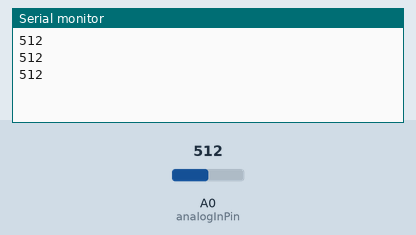
Simulated run of this sketch. Board: Arduino Uno, built with avr-gcc and run on an emulated ATmega328P. Parts: the last lines printed to the serial monitor. The test bench sets the inputs (shaded band); at power-on: A0 (analogInPin) = 512.

Above: at 1.3 s.
1.4 s: A0 (analogInPin) set to 716
At 1.9 s:
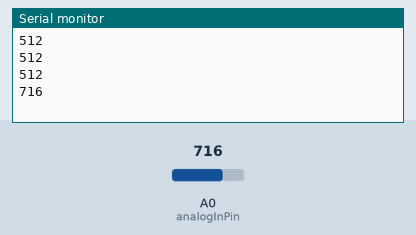
2.9 s: A0 (analogInPin) set to 900
At 3.4 s:
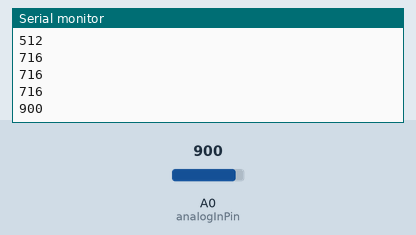
Timing chart, 0 to 5.9 s (numbered marks = the images above; inputs shaded):
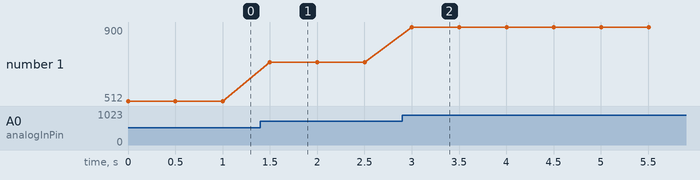

Measured:
- after the input at 1.4 s, the serial monitor: prints a new line after 0.10 s (image 1)
- after the input at 2.9 s, the serial monitor: prints a new line after 0.10 s (image 2)
- plotted number 1: 512 → 716 after the input at 1.4 s, 716 → 900 after the input at 2.9 s

The sketch:

analogSensor.ino
```cpp
const int analogInPin = A0;
int sensorValue = 0;

void setup() {
  // put your setup code here, to run once:
  Serial.begin(115200);
}

void loop() {
  // put your main code here, to run repeatedly:
  sensorValue = analogRead(analogInPin);
  Serial.println(sensorValue);
  delay(500);
}
```
